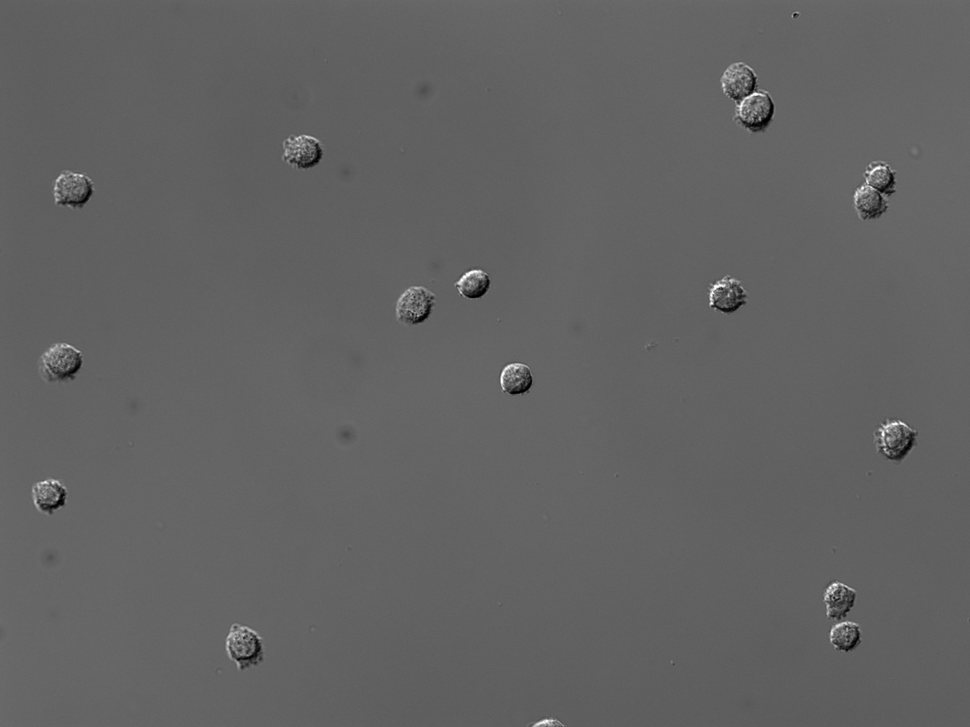
%> input picture matlab/images/cho01.png, 970 x 727 px, shrunk from 1376 x 1032 before the run; its folder holds 4 pictures in this run
$ octave roi_detection.m   (GNU Octave 9; MATLAB toolbox functions it lacks are replaced by stand-ins)
%> lines starting %> are read from the running program, lines starting %| are printed output that depends on the picture
%% Clear the environment

clear; clc; clf; close('all')

%% List files in image directory
cd images
image_dir = dir;
image_dir = image_dir(3:end);

%% Perform cell detection for each image

for i = 1:length(image_dir)
    % Load image
    I = imread(image_dir(i).name);
%> I is the input picture: size 727x970x3 uint8; min 0, max 255, mean 98.4

    % Show image
    imshow(I)

    % Pause for 2.5 seconds (demonstration purposes only)
    pause(2.5)

    % Find cells/circles
    [centers,radii] = imfindcircles(I,[20 25],"ObjectPolarity","dark", "Sensitivity",0.98, "EdgeThreshold", 0.1);
%> centers = 14 rows, first 12: [752.5 110; 470.2 278.6; 727.2 291.3; 513.7 373.8; 892.5 438.4; 411.3 304; 304.3 146.5; 882 196; 847.1 619.2; 248.1 649.6; 73.91 191.3; 65.86 364.7]; radii = [22.06; 21.21; 21.01; 20.98; 22.1; 20.8; 21.77; 24.72; 22.36; 20.25; 20; 20.25; 20; 20]

    % Draw circles/ROIs on image
    h = viscircles(centers,radii);

    % Pause for 2.5 seconds (demonstration purposes only)
    pause(2.5)

    % Get image with ROIs
    F = getframe;

    % Save image
    if i < 10
        imwrite(F.cdata, strcat('rois0',num2str(i),'.png'));
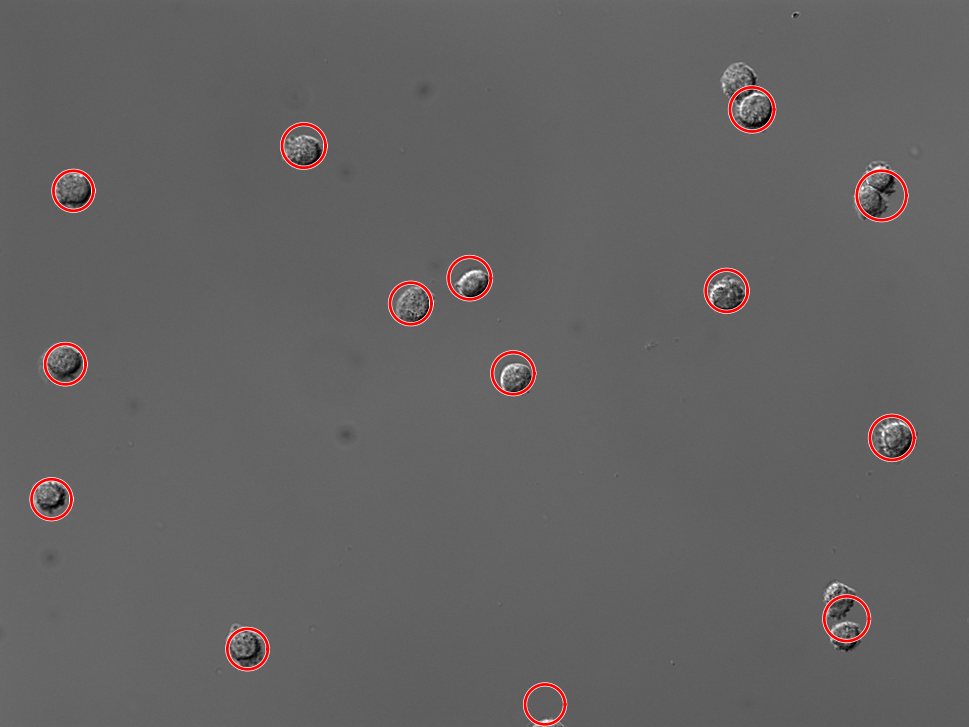
%> saved as rois01.png: size 727x969x3 uint8; mean R, G, B 100.1, 98.2, 98.2
    else
        imwrite(F.cdata, strcat('rois',num2str(i),'.png'));
    end
end
%> pass 2 of the loop `for i = 1:length(image_dir)`:
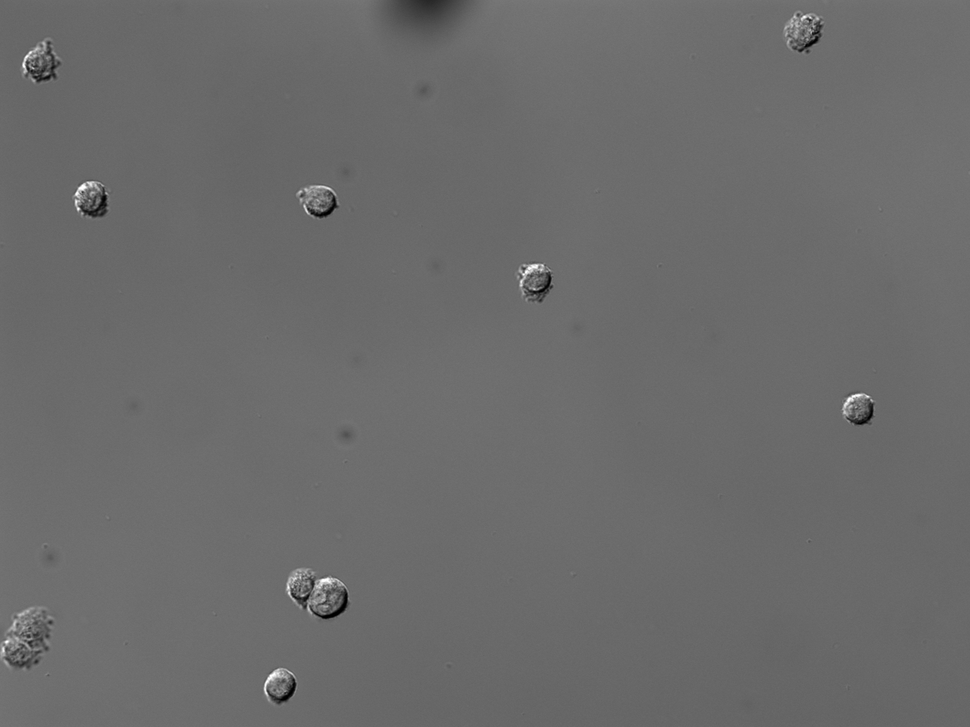
%> input picture matlab/images/cho02.png, 970 x 727 px, shrunk from 1376 x 1032 before the run
%> I is the input picture: size 727x970x3 uint8; min 0, max 255, mean 107
%> centers = [327.3 597.2; 274 683.4; 802 25.35; 30.1 643.6; 46.19 66.3; 855.3 407.8; 97.57 206.3; 318.2 204; 540.9 287.2]; radii = [21.37; 21.54; 23.22; 22.74; 20.25; 24.57; 20.67; 20.25; 20]
%> `imwrite(F.cdata, strcat('rois0',num2str(i),'.png'));`:
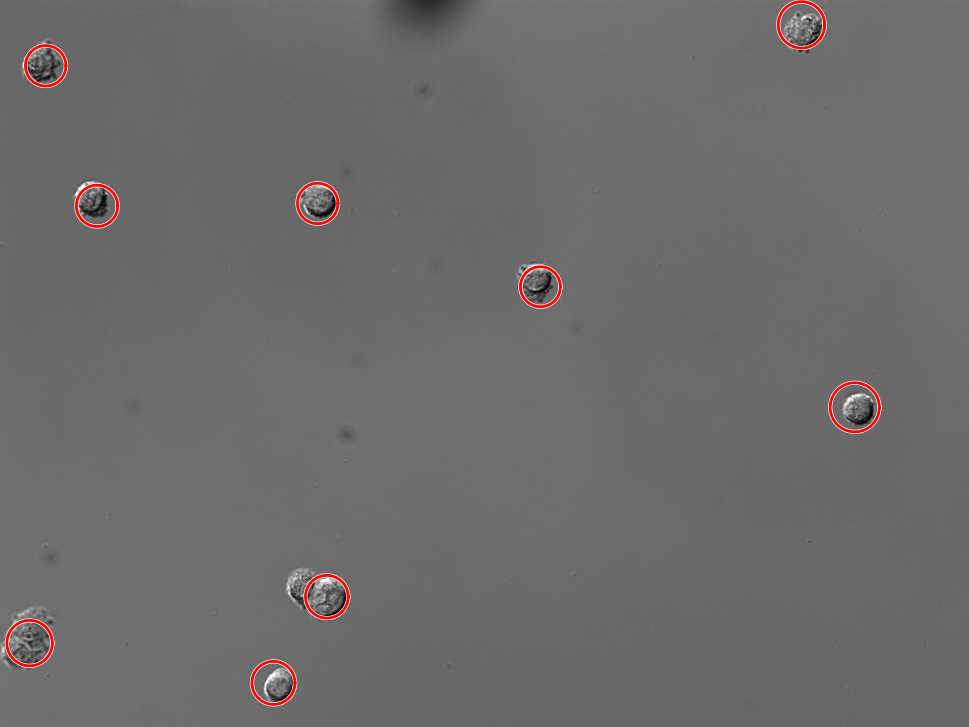
%> saved as rois02.png: size 727x969x3 uint8; mean R, G, B 108.1, 106.9, 106.9
%> pass 3 of the loop `for i = 1:length(image_dir)`:
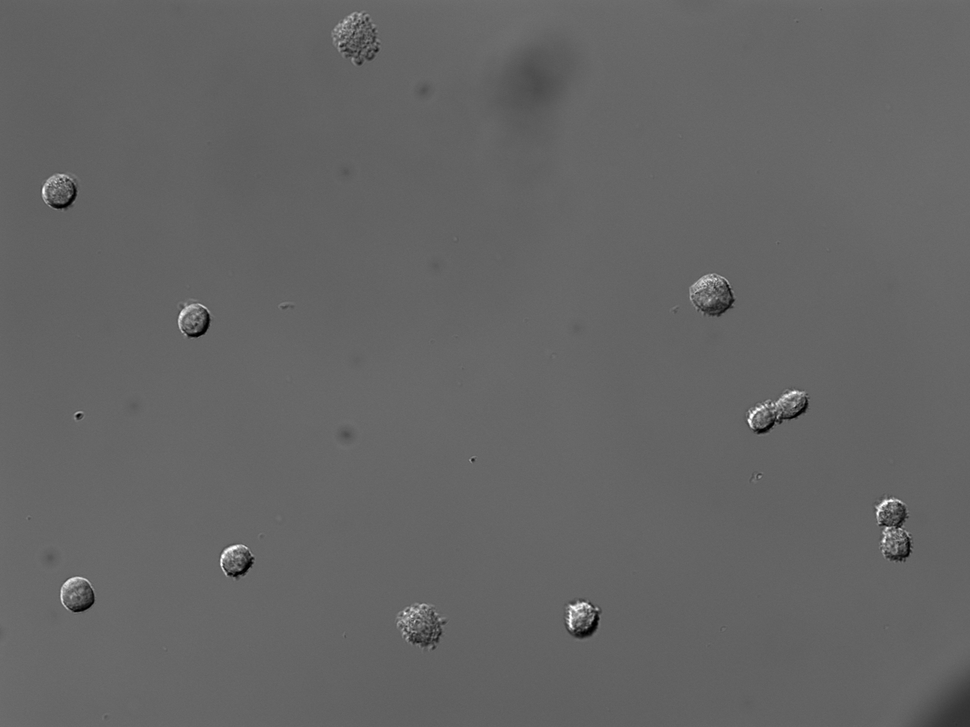
%> input picture matlab/images/cho03.png, 970 x 727 px, shrunk from 1376 x 1032 before the run
%> I is the input picture: size 727x970x3 uint8; min 0, max 255, mean 100.6
%> centers = [76.87 590.7; 188.3 319.4; 581.5 617.9; 73.31 600.1; 57 189.3; 787 398.8; 757.6 412.3; 714.4 300.7; 356.6 39.75; 244.1 567.8; 426.8 630.2; 899 531.3]; radii = [21.6; 21.83; 20.73; 22.21; 20.29; 20.66; 20.64; 20.35; 20; 21.57; 21.99; 21.73]
%> `imwrite(F.cdata, strcat('rois0',num2str(i),'.png'));`:
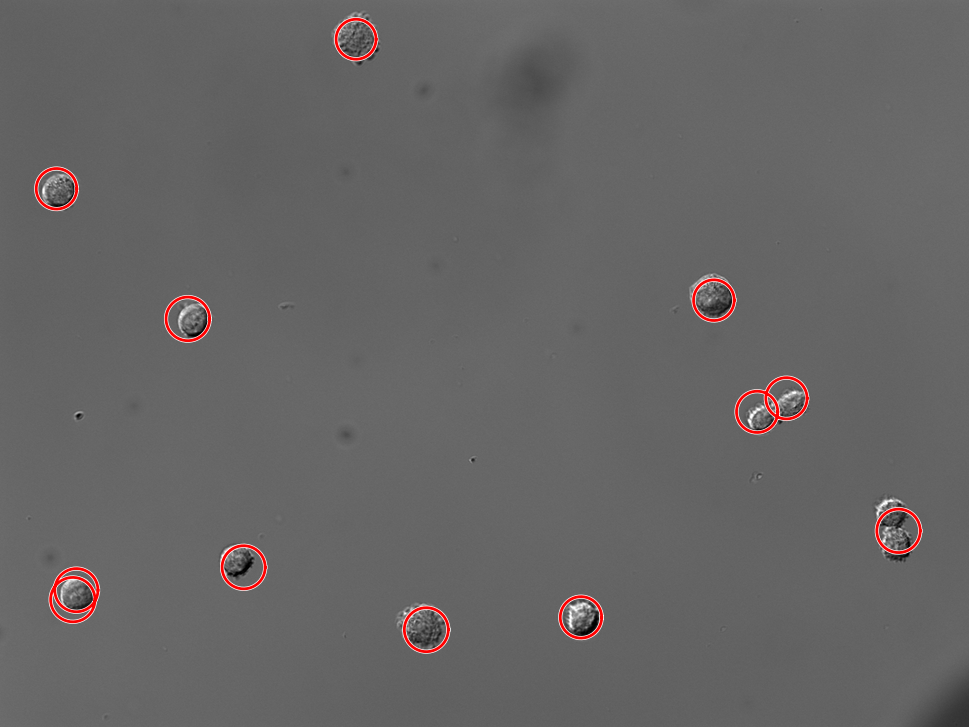
%> saved as rois03.png: size 727x969x3 uint8; mean R, G, B 102.1, 100.5, 100.5
%> the loop made 4 passes; the first 3 are shown

cd ..
